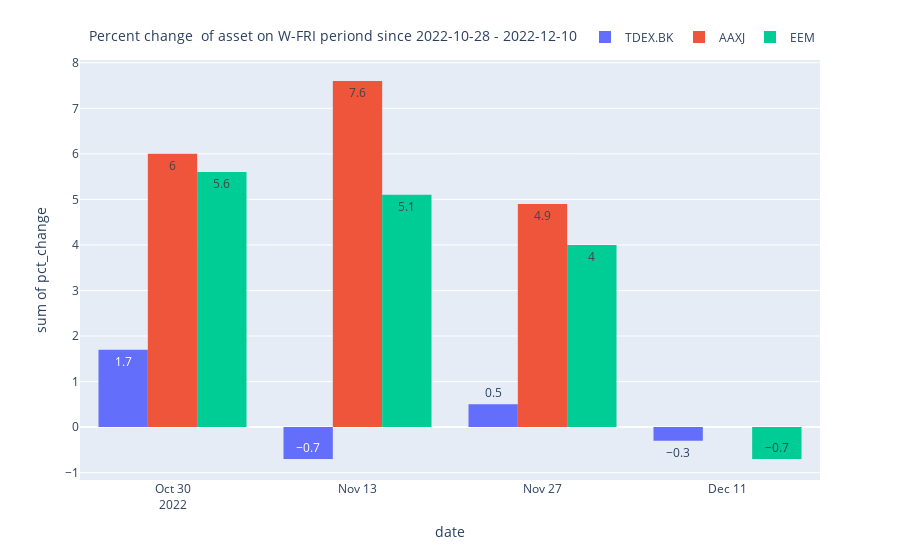

Notebook cell for this chart:
### Code cell
chart_title=f'Percent change  of asset on {timeframe} periond since {from_month_str} - {to_month_str}'
print(chart_title)
fig = px.histogram(df_Pct_Price, x=col_date, y="pct_change",text_auto=True,
             color='symbol', barmode='group',height=600)

fig.update_layout(legend=dict(
    orientation="h",
    yanchor="bottom",
    y=1.02,
    xanchor="right",
    x=1,
    title=chart_title 
))

# fig.update_layout(
#     autosize=True,
#     width=2000,
#     height=1000,)

fig.show()

pio.write_image(fig, f"{report_path}\\{title}-{chart_title}.png")

### Figure 1 — Plotly figure (JSON) as saved in the notebook; plotly's stock layout.template omitted (floating-point values rounded to 4 significant figures)
{"data": [{"alignmentgroup": "True", "bingroup": "x", "histfunc": "sum", "hovertemplate": "symbol=TDEX.BK<br>date=%{x}<br>sum of pct_change=%{y}<extra></extra>", "legendgroup": "TDEX.BK", "marker": {"color": "#636efa", "pattern": {"shape": ""}}, "name": "TDEX.BK", "offsetgroup": "TDEX.BK", "orientation": "v", "showlegend": true, "texttemplate": "%{value}", "type": "histogram", "x": ["2022-12-09T00:00:00", "2022-12-02T00:00:00", "2022-11-25T00:00:00", "2022-11-18T00:00:00", "2022-11-11T00:00:00", "2022-11-04T00:00:00"], "xaxis": "x", "y": [-0.3, 0.8, -0.3, -1.6, 0.9, 1.7], "yaxis": "y"}, {"alignmentgroup": "True", "bingroup": "x", "histfunc": "sum", "hovertemplate": "symbol=AAXJ<br>date=%{x}<br>sum of pct_change=%{y}<extra></extra>", "legendgroup": "AAXJ", "marker": {"color": "#EF553B", "pattern": {"shape": ""}}, "name": "AAXJ", "offsetgroup": "AAXJ", "orientation": "v", "showlegend": true, "texttemplate": "%{value}", "type": "histogram", "x": ["2022-12-09T00:00:00", "2022-12-02T00:00:00", "2022-11-25T00:00:00", "2022-11-18T00:00:00", "2022-11-11T00:00:00", "2022-11-04T00:00:00"], "xaxis": "x", "y": [0, 5.9, -1, 0.5, 7.1, 6], "yaxis": "y"}, {"alignmentgroup": "True", "bingroup": "x", "histfunc": "sum", "hovertemplate": "symbol=EEM<br>date=%{x}<br>sum of pct_change=%{y}<extra></extra>", "legendgroup": "EEM", "marker": {"color": "#00cc96", "pattern": {"shape": ""}}, "name": "EEM", "offsetgroup": "EEM", "orientation": "v", "showlegend": true, "texttemplate": "%{value}", "type": "histogram", "x": ["2022-12-09T00:00:00", "2022-12-02T00:00:00", "2022-11-25T00:00:00", "2022-11-18T00:00:00", "2022-11-11T00:00:00", "2022-11-04T00:00:00"], "xaxis": "x", "y": [-0.7, 4.7, -0.7, -0.3, 5.4, 5.6], "yaxis": "y"}], "layout": {"autosize": true, "barmode": "group", "legend": {"orientation": "h", "title": {"text": "Percent change  of asset on W-FRI periond since 2022-10-28 - 2022-12-10"}, "tracegroupgap": 0, "x": 1, "xanchor": "right", "y": 1.02, "yanchor": "bottom"}, "margin": {"t": 60}, "xaxis": {"anchor": "y", "autorange": true, "domain": [0, 1], "range": ["2022-10-23", "2022-12-18"], "title": {"text": "date"}, "type": "date"}, "yaxis": {"anchor": "x", "autorange": true, "domain": [0, 1], "range": [-1.161, 8.061], "title": {"text": "sum of pct_change"}, "type": "linear"}}}
